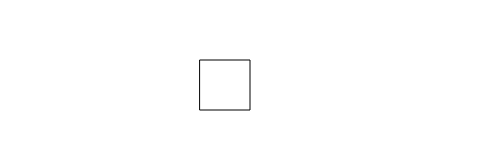
Frame 1 (no input)
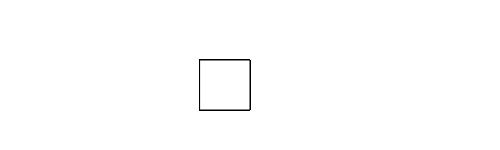
Frame 60 (no input)
Frame 120 (the mouse pressed at the canvas centre since frame 60): identical to frame 60, image omitted

The p5.js sketch that drew these frames (run headless with seeded random() and noise() and a simulated clock; from frame 60 on, the mouse is pressed at the canvas centre):

// p5.js sketch
// ── sketch.js
let x = 200;
let y = 60;
function setup() {
	createCanvas(500, 150);
}
function draw() {
	if (keyIsPressed) {
		if(keyCode == 37) {  //如果按下箭头左键，x递减
			x-=2;
		}
		else if(keyCode == 39) { //如果按下箭头右键，x递增
			x+=2;
		}
		else if(keyCode == 38) { //如果按下键盘上键，y递减
			y-=2;
		}
		else if(keyCode == 40) {//如果按下箭头下键，y递增
			y+=2;
		}
	}
	rect(x, y, 50, 50);
}
